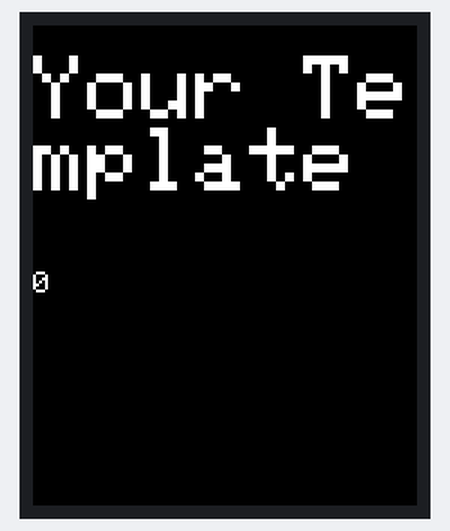
Simulated run of this sketch. Board: Arduino Uno, built with avr-gcc and run on an emulated ATmega328P. On the bench: 128×160 colour display. At 8.0 s the program stops and its outputs stay as they are.

Above: at 5.1 s.

The sketch:

test.ino
```cpp
#define sclk 14
#define mosi 13
#define cs   15
#define dc   2
#define rst  16
int dip;


#include <Adafruit_GFX.h>    // Core graphics library
#include <Adafruit_ST7735.h> // Hardware-specific library
#include <SPI.h>
#include <Adafruit_Fingerprint.h>
#include <SoftwareSerial.h>

Adafruit_Fingerprint finger = Adafruit_Fingerprint(&Serial);
Adafruit_ST7735 tft = Adafruit_ST7735(cs, dc, rst);
//Adafruit_ST7735 tft = Adafruit_ST7735(cs, dc, mosi, sclk, rst);

void setup() {
  finger.begin((uint64_t)115200);
}

void loop() {

  int result;
 finger.ToggleLed(true);
 delay(1000);
 result = finger.Enroll_into_memory();
 delay(3000);
 dip = finger.Identify();
    tft.fillScreen(ST7735_BLACK);
    Serial.println("Hello message");
    tft.setTextSize(3);
    tft.setCursor(0, 10);
    tft.setTextColor(ST7735_WHITE);
    tft.println("Your Template");
    tft.println("");
    tft.setTextSize(1);
    tft.println(dip);
    delay(3000);
  while(true){

  }

}
```
